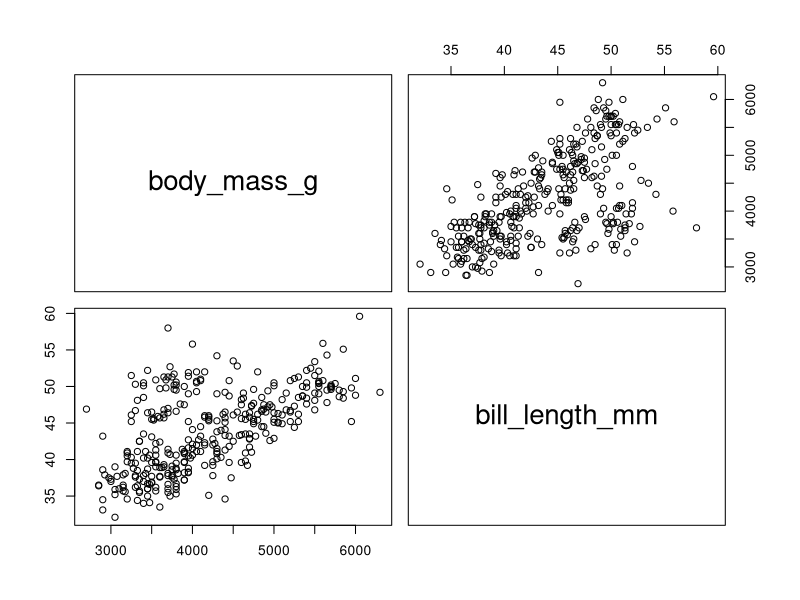
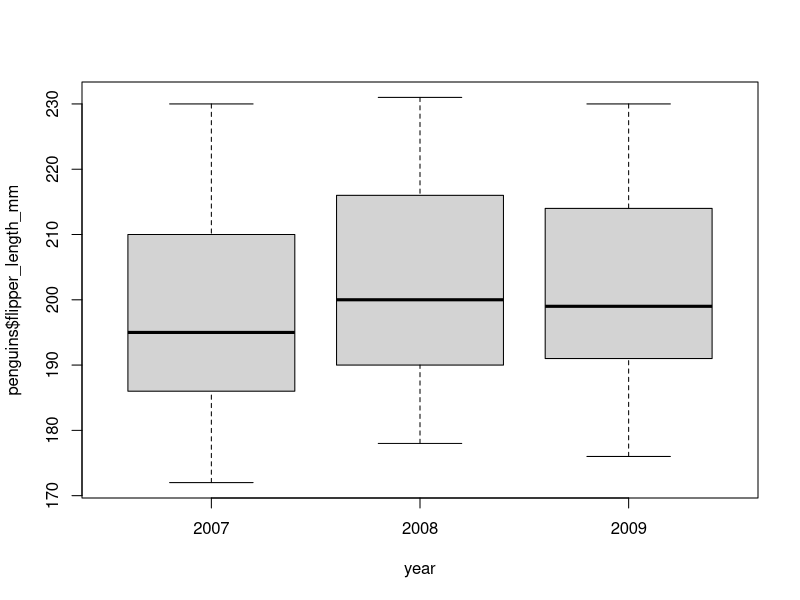
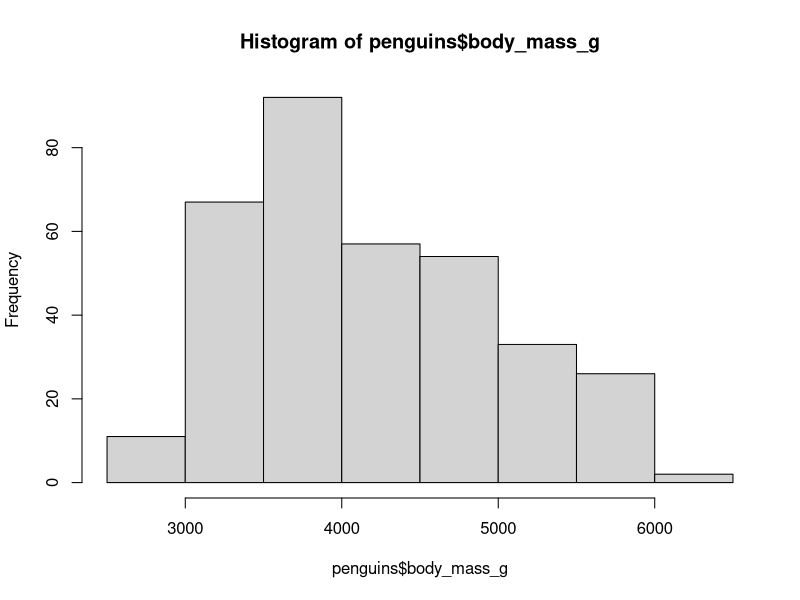
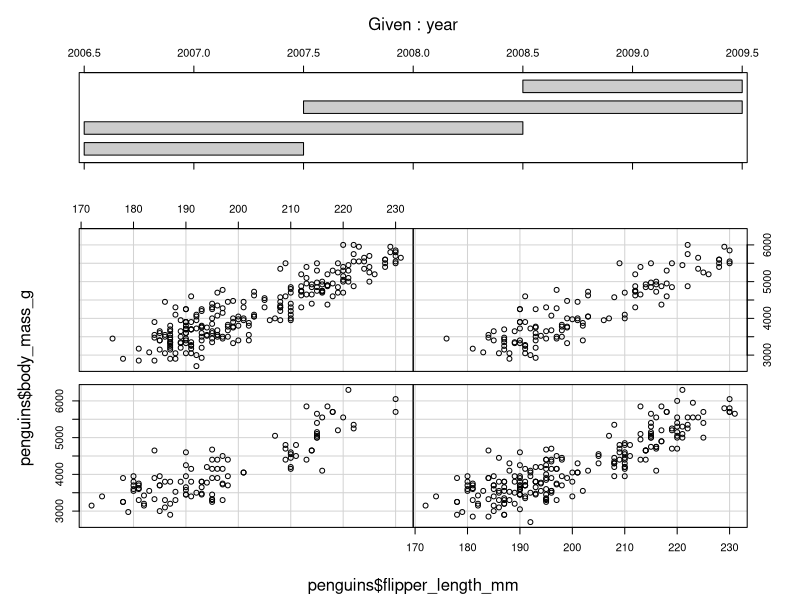
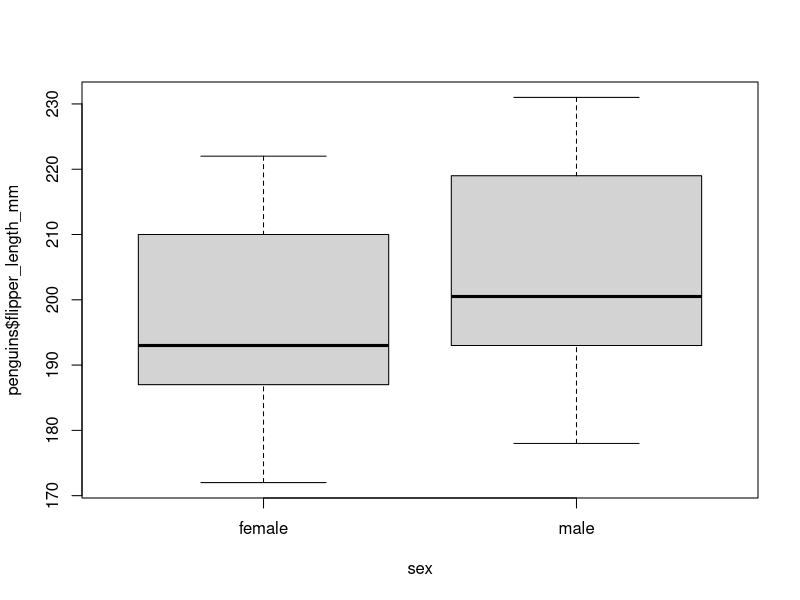
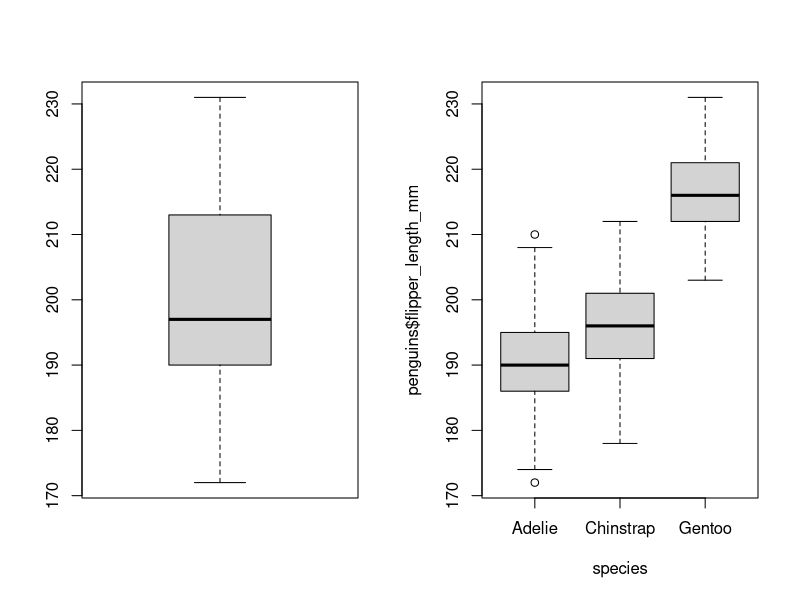
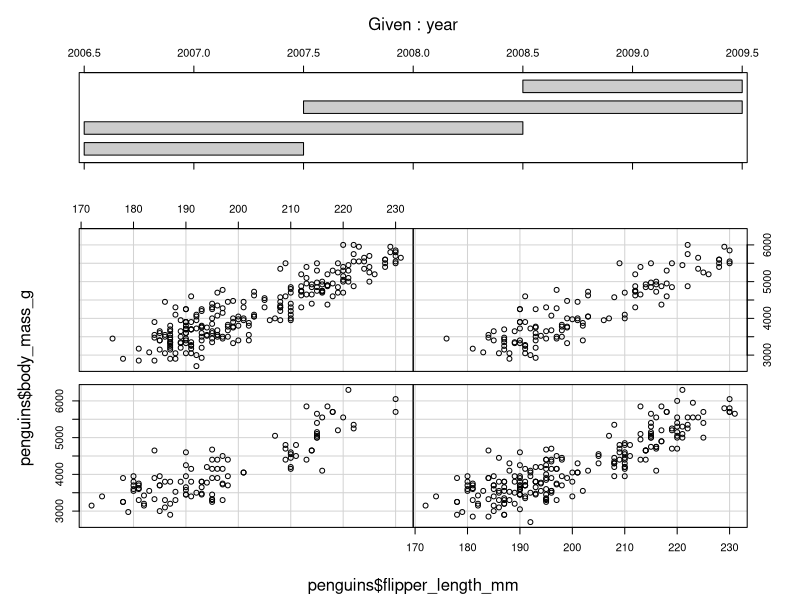

Reproduce these figures in R, in order.
#Install and load the datasets

install.packages("palmerpenguins")
install.packages("here")

require(palmerpenguins)
require(here)

#convert to data frame


penguins = data.frame(penguins)


#Calculate mean bill length

mean(penguins$body_mass_g, na.rm = TRUE)

#Create graphical exploration

pairs(penguins[,c("body_mass_g","bill_length_mm")])
boxplot(penguins$flipper_length_mm ~ year, data = penguins)
hist(penguins$body_mass_g)
coplot(penguins$body_mass_g ~ penguins$flipper_length_mm | year, data = penguins)

boxplot(penguins$flipper_length_mm ~ sex, data = penguins)


par(mfrow = c(1,2))
boxplot(penguins$flipper_length_mm)
boxplot(penguins$flipper_length_mm ~ species, data = penguins)

#Save plots to a file

require(here)
png(filename = ("basic_coplot.png"), width = 800, height = 600)
coplot(penguins$body_mass_g ~ penguins$flipper_length_mm | year, data = penguins)
dev.off()
